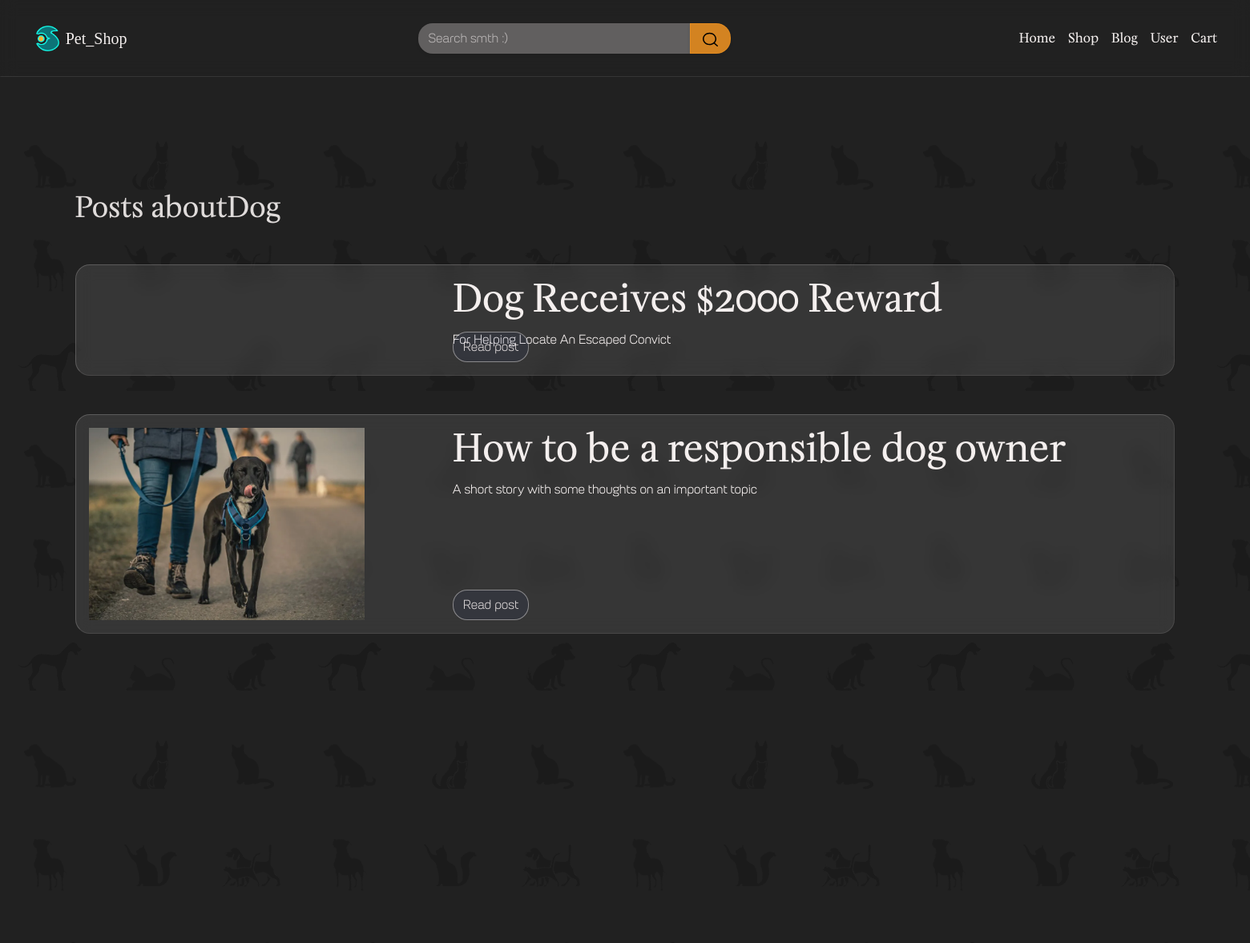
/tag/dog/ (upper part), run on an earlier commit of the app's database.
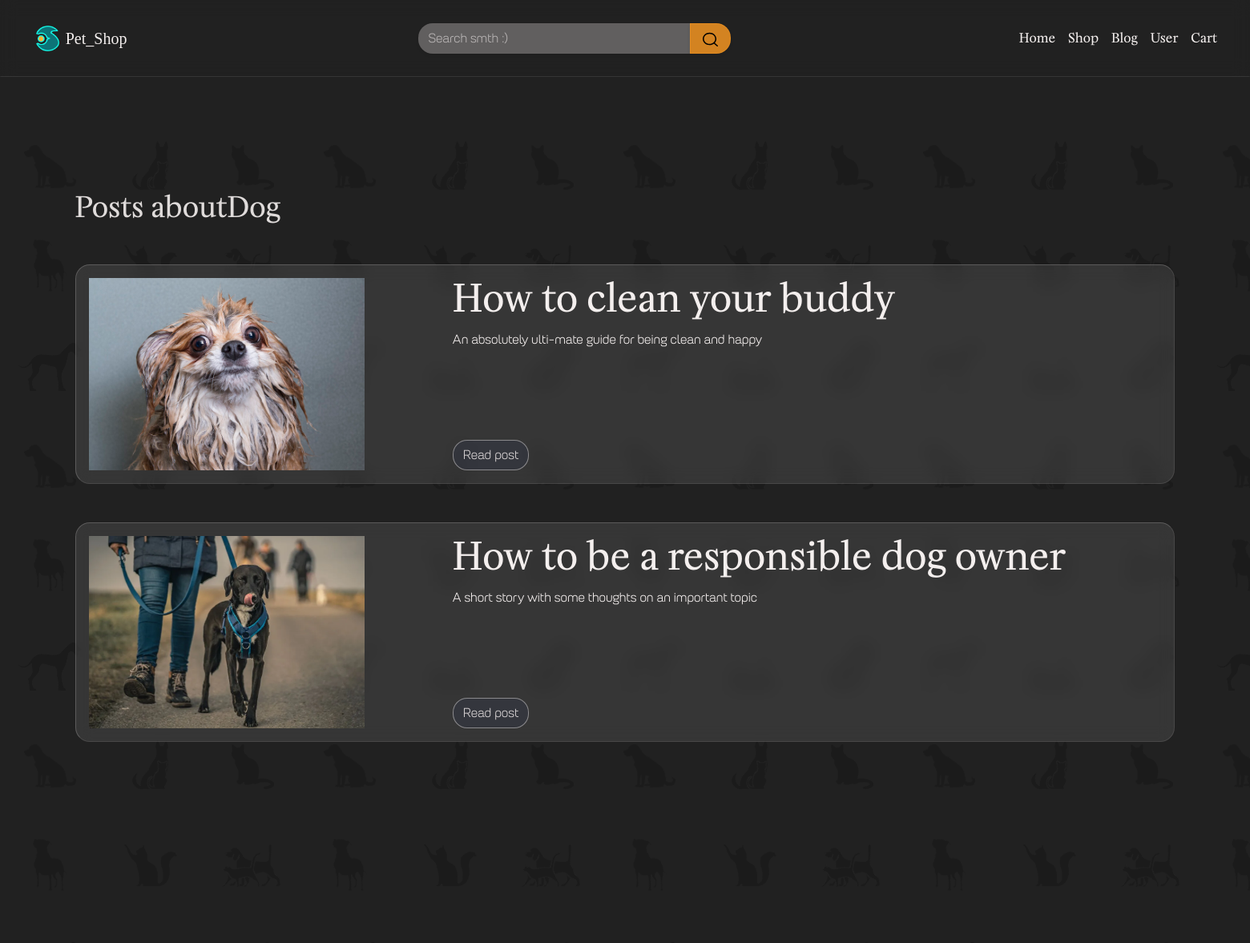
And on a later commit of the database.
### Blog/models.py (models this page shows, shortened)
class Post(models.Model):
    class Status(models.IntegerChoices):
        DRAFT = 0, 'Draft'
        PUBLISHED = 1, 'Published'
    author = models.ForeignKey(User, on_delete=models.CASCADE, related_name='author')
    title = models.CharField(max_length=50, db_index=True)
    slug = models.SlugField(max_length=75, unique=True, db_index=True, verbose_name='URL')
    main_photo = models.ImageField(upload_to='blog_photos/%Y/%m/%d',
                                   blank=True, verbose_name='Main photo')
    summary = models.TextField(max_length=255, db_index=True)
    content = models.TextField(db_index=True)
    time_create = models.DateTimeField(auto_now_add=True)
    time_updated = models.DateTimeField(auto_now=True)
    is_published = models.BooleanField(default=False)
    tags = models.ManyToManyField('PostTag', blank=True, related_name='tags')
    objects = models.Manager()
    published = PublishedManager()
    class Meta:
        ordering = ['-time_create']
        indexes = [
            models.Index(fields=['-time_create'])
        ]

### Blog/views.py (the view)
# urls.py: path('tag/<slug:tag_slug>/', views.TagView.as_view(), name='post_tags'),
class TagView(ListView):
    template_name = 'Blog/Tags.html'
    allow_empty = False
    def get_context_data(self, *, object_list=None, **kwargs):
        context = super().get_context_data(**kwargs)
        tag = get_tag(PostTag, self)
        context['title'] = 'Posts about' + tag.tag_name.title()
        return context
    def get_queryset(self):
        return get_posts_by_tag(get_published_posts(), self.kwargs['tag_slug'])

### Blog/services.py (called while the page is built)
def get_published_posts():
    return Post.objects.filter(is_published=True)

def get_tag(model, instance):
    return model.objects.get(tag_slug=instance.kwargs['tag_slug'])

def get_posts_by_tag(queryset, tag):
    return queryset.filter(tags__tag_slug=tag)

### Blog/templates/Blog/Tags.html (shortened to what this page needs)
{% extends 'base.html' %}
{% block content %}
    <div class="main_container min-vh-100 mt-5">
        <div class="main_block mt-5 mb-5">
        <h3>{{ title }}</h3>
            {% for p in object_list %}
                <div class="clearfix back-drop blog_post p-3 mt-5">
                    <div class="row">
                        <div class="col-4">
                            {% if p.main_photo %}
                                <img src="{{ p.main_photo.url }}" width="80%" style="max-height: 15rem; object-fit: cover" alt="">
                            {% endif %}
                        </div>
                        <div class="col-8 position-relative">
                            <h2>{{ p.title }}</h2>
                            <p>{{ p.summary }}</p>
                            <a class="btn position-absolute bottom-0" href="../../blog/{{ p.slug }}/">Read post</a>
                        </div>
                    </div>
                </div>
            {% endfor %}
        </div>
    </div>
{% endblock %}

### templates/base.html (shortened to what this page needs)
<!DOCTYPE html>
<html lang="en">
<head>
    {% load static %}
    <link href="https://cdn.jsdelivr.net/npm/bootstrap@5.3.2/dist/css/bootstrap.min.css" rel="stylesheet"
>
    <link href={% static 'css/bootstrap_skin.css' %} rel="stylesheet" media="screen">
    <link href={% static 'css/skin_default.css' %} rel="stylesheet" media="screen">
</head>
<body>
<nav class="autohide navbar navbar-expand-lg sticky-top justify-content-between back-drop">
    <a class="nav-link active mx-4" href="#">
        <div class="row align-items-center m-2">
            <div class="col"><img src="{% static 'Images/favicon_lg.png' %}" style="height: 2rem"></div>
            <div class="col" style="margin-left: -1rem; margin-top: 1rem"><p class="fs-5"
                                                                             style="font-family: Judson,serif">
                Pet_Shop</p></div>
        </div>
    </a>
    <div class="d-none d-sm-block w-25 justify-content-center justify-content-center align-content-center mx-4">
        <div class="input-group">
            <input class="shadow-sm form-control main-btn-ps back-drop" type="search" placeholder="Search smth :)"
                   id="example-search-input">
            <button class="shadow-sm btn btn-primary search_btn" type="button" style="align-content: start">
                <img src="{% static 'Images/Search.svg' %}" style="width: 75%">
            </button>
        </div>
    </div>
    <div class="d-flex w-auto align-self-center mx-4" style="top: -1rem">
        <div class="collapse navbar-collapse align-content-center m-2" id="navbarSupportedContent">
            <ul class="navbar-nav me-auto mb-2 mb-lg-0 align-content-end">
                <li class="nav-item">
                    <a class="nav-link active" aria-current="page" href="/">Home</a>
                </li>
                <li class="nav-item">
                    <a class="nav-link active" aria-current="page" href="#">Shop</a>
                </li>
                <li class="nav-item">
                    <a class="nav-link active" aria-current="page" href="/blog">Blog</a>
                </li>
                <li class="nav-item">
                    {% if user.is_authenticated %}
                    <a class="nav-link active" aria-current="page" href="/accounts/profile">{{ user.username | capfirst }}</a>
                    {% else %}
                    <a class="nav-link active" aria-current="page" href="/login">User</a>
                    {% endif %}
                </li>
                <li class="nav-item">
                    <a class="nav-link active" aria-current="page" href="#">Cart</a>
                </li>
            </ul>
        </div>
    </div>
</nav>
<div class="wrapper_ps">
    <div class="content_ps">
        <img src={% static 'Images/Bg_tile_l.png' %} data-speed=".2" style="position: absolute; z-index: -5">
        {% block content %}{% endblock %}
    </div>
</div>
</body>
</html>

### static/css/skin_default.css (style rules this page uses)
body { background-color: #212121; color: rgb(244, 239, 238); }
h2 { color: rgb(244, 239, 238); }
h3 { color: rgba(244, 239, 238, 0.9); }
a { color: rgba(13, 115, 119, 1) }
.back-drop { backdrop-filter: blur(10px); }
.blog_post { background-color: rgba(244, 239, 238, 0.1); border-top-color: rgba(244, 239, 238, 0.2); border-left-color: rgba(244, 239, 238, 0.2); border-right-color: rgba(244, 239, 238, 0.1); border-bottom-color: rgba(244, 239, 238, 0.1); }
.navbar { --bs-navbar-brand-color: rgba(244, 239, 238); --bs-navbar-active-color: rgba(244, 239, 238); --bs-navbar-color: none; --bs-navbar-toggler-border-color: none; border-bottom-color: rgba(244, 239, 238, 0.1); }
.nav-item { color: rgb(244, 239, 238); }
.form-control { color: rgb(244, 239, 238); background-color: rgba(244, 239, 238, 0.3); --bs-secondary-color: rgba(244, 239, 238, .6); }
.btn { --bs-btn-color: rgba(244, 239, 238, .85); --bs-btn-bg: rgba(41, 58, 128, .1); --bs-btn-border-color: rgba(244, 239, 238, .45); --bs-btn-hover-bg: rgba(83, 126, 197, .05); --bs-btn-hover-color: #D2FFFA; --bs-btn-hover-border-color: rgba(244, 239, 238, .45); --bs-btn-active-color: rgba(244, 239, 238, .45); --bs-btn-active-bg: rgba(41, 58, 128, .2); --bs-btn-disabled-bg: none; --bs-btn-disabled-color: rgba(41, 58, 128); --bs-btn-disabled-border-color: rgba(41, 58, 128); border-radius: 1.125rem; }
.btn-primary { background-color: rgba(243, 148, 34, 0.85); --bs-btn-color: #101010; --bs-btn-bg: rgba(243, 148, 34, .85); --bs-btn-hover-bg: rgba(243, 148, 34, .75); --bs-btn-border-color: rgba(243, 148, 34, .45); --bs-btn-hover-color: #101010; --bs-btn-hover-border-color: rgba(244, 239, 238, .45); --bs-btn-active-color: #101010; --bs-btn-active-bg: rgba(243, 148, 34); --bs-btn-active-border-color: rgba(243, 148, 34, .25); --bs-btn-disabled-bg: none; --bs-btn-disabled-color: rgba(243, 148, 34, .55); --bs-btn-disabled-border-color: rgba(243, 148, 34, .55); }

What changed in the data, as far as the page shows it:
removed Post: title "Dog Receives $2000 Reward", summary "For Helping Locate An Escaped Convict"
added Post: main_photo (picture), title "How to clean your buddy", summary "An absolutely ulti-mate guide for being clean and happy"
